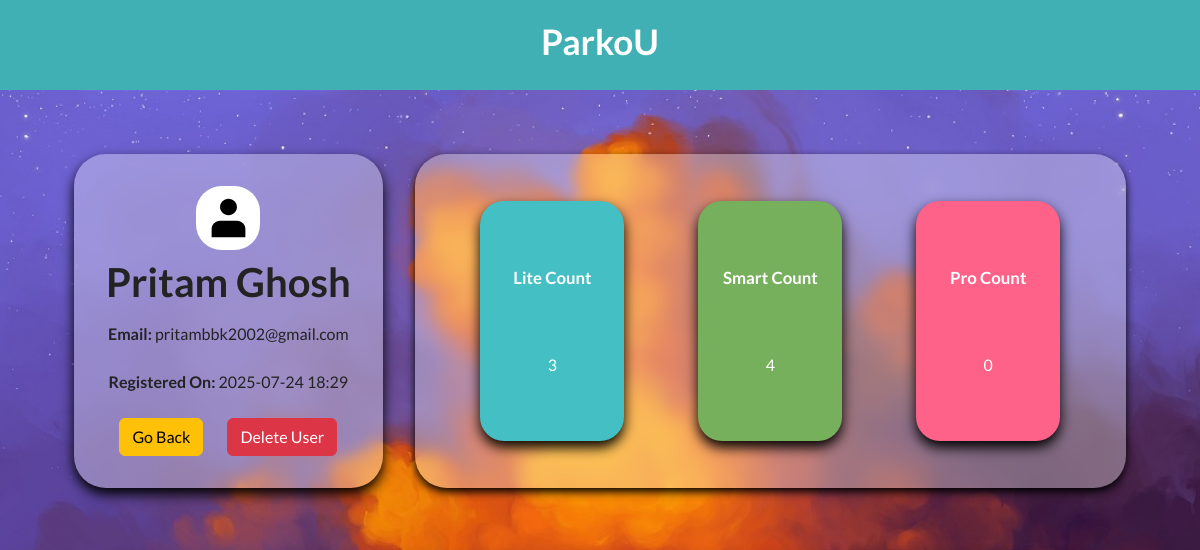
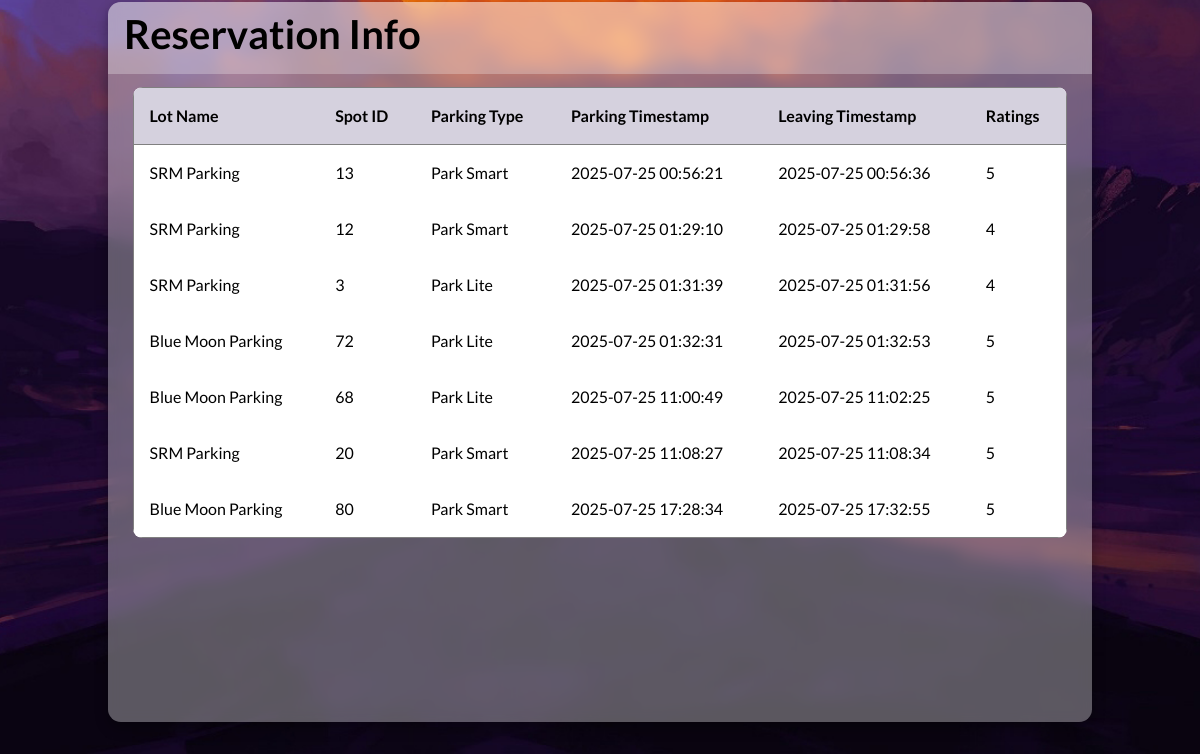
/admin/user/info?email=pritambbk2002@gmail.com (signed in), run on an earlier commit of the app's database (2 pictures, top to bottom).
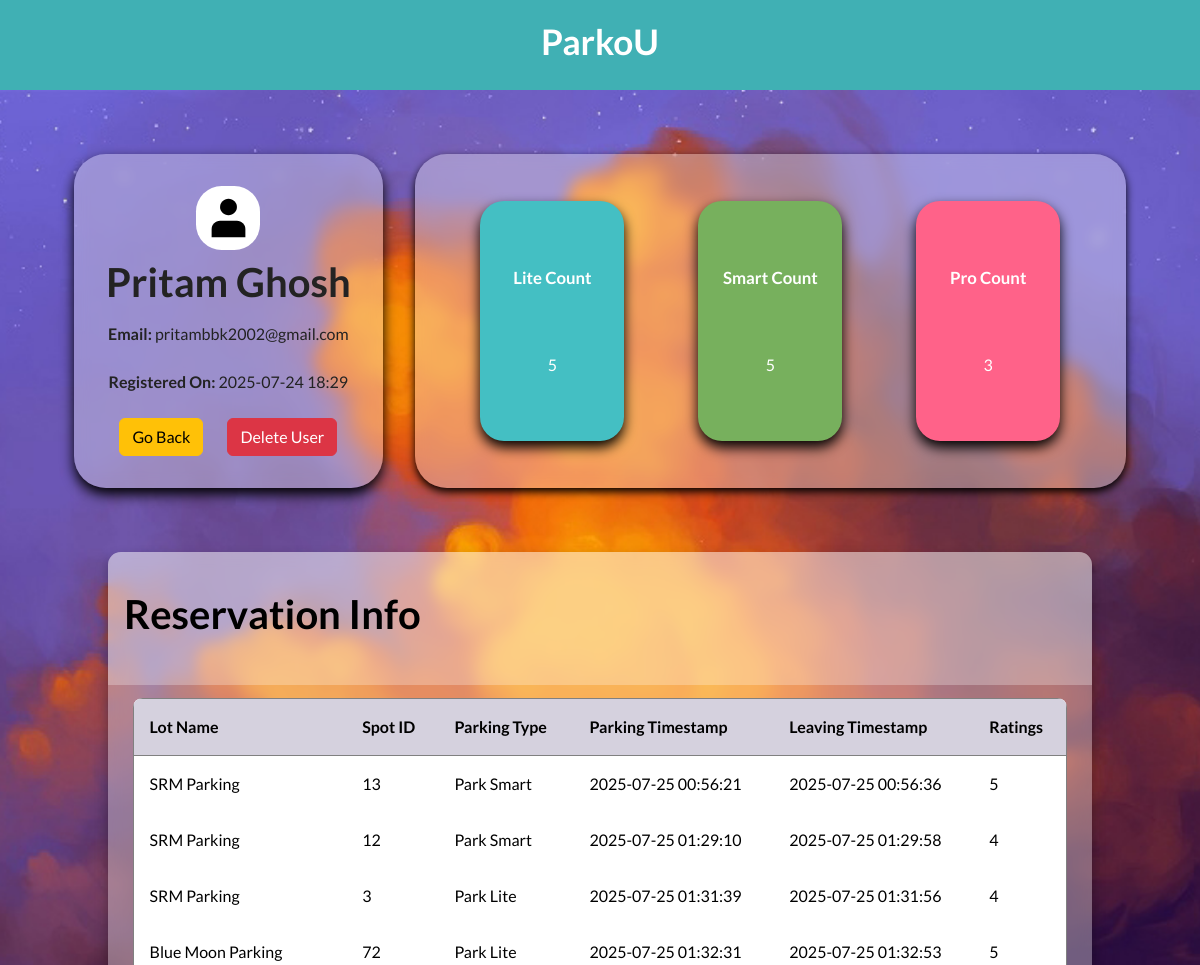
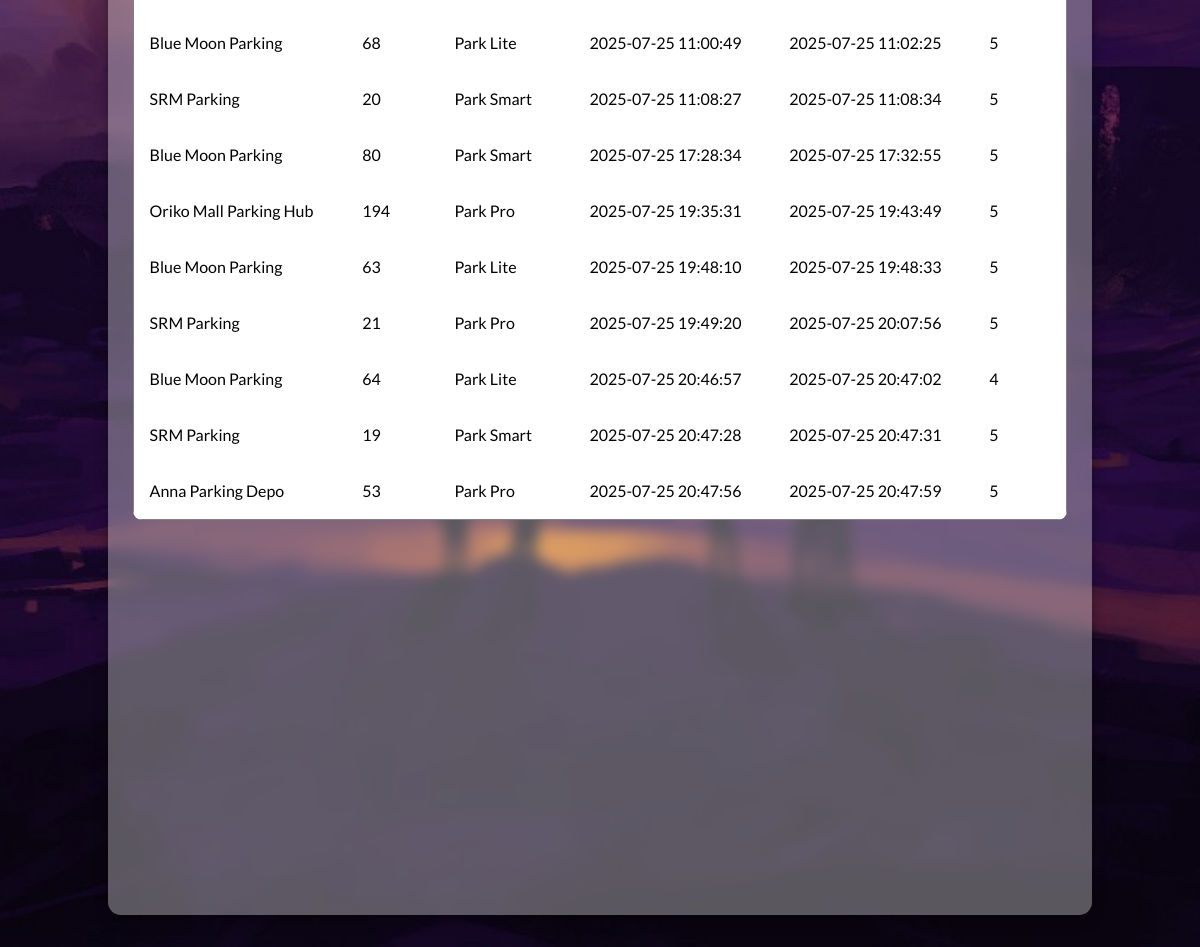
And on a later commit of the database (2 pictures, top to bottom).
### models/models.py (models this page shows, shortened)
class User(db.Model):
    __tablename__="user"
    id = db.Column(db.Integer, primary_key=True)
    fullName = db.Column(db.String(128), nullable = False, unique = False)
    emailId = db.Column(db.String(128), nullable = False, unique = True)
    passhash = db.Column(db.String(128), nullable = False, unique = False)
    is_admin = db.Column(db.Boolean, nullable = False, default = False)
    registered_on = db.Column(db.DateTime, nullable=False, default=datetime.utcnow)
    reservation = db.relationship('Reservation', cascade = "all, delete", passive_deletes = True, back_populates = 'user')
    @property
    def password(self):
        raise AttributeError('Password is secret')

class Reservation(db.Model):
    __tablename__ = "reservation"
    id = db.Column(db.Integer, primary_key = True)
    spotId = db.Column(db.Integer, db.ForeignKey("parkingspot.id", ondelete = "CASCADE"), nullable = False)
    userId = db.Column(db.Integer, db.ForeignKey("user.id", ondelete = "CASCADE"),  nullable = False)
    parkingType = db.Column(db.Integer, nullable = False)
    parkingTimestamp = db.Column(db.String(128))
    leavingTimestamp = db.Column(db.String(128))
    parkingCost = db.Column(db.Integer)
    ratings = db.Column(db.Integer)
    user = db.relationship('User', back_populates='reservation')
    parkingspot = db.relationship('ParkingSpot', back_populates='reservation')

class ParkingLot(db.Model):
    __tablename__ = "parkinglot"
    id = db.Column(db.Integer, primary_key = True)
    lotName = db.Column(db.String(128), nullable = False)
    locationName = db.Column(db.String(128))
    address = db.Column(db.String(512), unique = True, nullable = False)
    pincode = db.Column(db.String(128), unique = True, nullable = False)
    parkLiteCount = db.Column(db.Integer)
    parkSmartCount = db.Column(db.Integer)
    parkProCount = db.Column(db.Integer)
    ratings = db.Column(db.Integer, default = 0)
    parkingspot = db.relationship('ParkingSpot', cascade = "all, delete", passive_deletes = True, back_populates = 'parkinglot')

### controllers/routes.py (the view)
@app.route('/admin/user/info', methods=['GET'])
@admin_required
def admin_user_info():
    email = request.args.get('email')
    if email:
        user = User.query.filter_by(emailId=email).first()
        if user:
            reservations = Reservation.query.filter_by(userId=user.id).all()
            for reservation in reservations:
                if reservation.parkingType == 1:
                    reservation.parkingTypeName = "Park Lite"
                elif reservation.parkingType == 2:
                    reservation.parkingTypeName = "Park Smart"
                elif reservation.parkingType == 3:
                    reservation.parkingTypeName = "Park Pro"
                else:
                    reservation.parkingTypeName = "Unknown"
            lite_count = sum(1 for reservation in reservations if reservation.parkingType == 1)
            smart_count = sum(1 for reservation in reservations if reservation.parkingType == 2)
            pro_count = sum(1 for reservation in reservations if reservation.parkingType == 3)
            return render_template("/after_login_part/admin_side/user_info.html",
                                user=user, reservations=reservations,
                                lite_count=lite_count, smart_count=smart_count, pro_count=pro_count)
        else:
            flash('No user found!', 'danger')
            return redirect(url_for('user_details'))

### controllers/routes.py (called while the page is built)
def admin_required(func):
    @wraps(func)
    def inner(*args,**kwargs):
        if "user_id" not in session:
            return redirect(url_for('login_page'))
        user=User.query.get(session['user_id'])
        if not user.is_admin:
            flash('You are not a authorized personel')
            return redirect(url_for('login_page'))
        return func(*args,**kwargs)
    return inner

### templates/after_login_part/admin_side/user_info.html (shortened to what this page needs)
{% extends "base.html" %}
{% block stylesheet %}
    <link rel="stylesheet" href="/static/css/after_login/admin_side/user_info.css">
{% endblock %}
{% block content %}
<header class="header-content">
    <div class="brand">
        <h4>ParkoU</h4>
    </div>
</header>
<main>
    <div class="container">
        <div class="top-container">
            <div class="left-top">
                <div class="profile-image">
                    <img src="/static/images/user-svgrepo-com.svg" id="profile-image-demo" alt="">
                </div>
                {% if user %}
                    <h1>{{ user.fullName }}</h1>
                    <p><strong>Email:</strong> {{ user.emailId }}</p>
                    <p><strong>Registered On:</strong> {{ user.registered_on.strftime('%Y-%m-%d %H:%M') }}</p>
                {% else %}
                    <h2>No user found with that email.</h2>
                {% endif %}
                <div class="controls">
                    <a href="{{ url_for('user_details') }}">
                        <button class="btn btn-warning">Go Back</button>
                    </a>
                    {% if user %}
                        <form action="{{ url_for('delete_user', user_id = user.id) }}" method="POST" onsubmit="return confirm('Are you sure you want to delete this User?');">
                            <button type="submit" class="btn btn-danger">Delete User</button>
                        </form>
                    {% endif %}
                </div>
            </div>
            <div class="right-top">
                    <div class="cards-container">
                        <div class="cards">
                            <div class="card-head">
                                Lite Count
                            </div>
                            <div class="card-count">
                                {{ lite_count }}
                            </div>
                        </div>
                        <div class="cards">
                            <div class="card-head">Smart Count</div>
                            <div class="card-count">
                                {{ smart_count }}
                            </div>
                        </div>
                        <div class="cards">
                            <div class="card-head">Pro Count</div>
                            <div class="card-count">
                                {{ pro_count }}
                            </div>
                        </div>
                    </div>
                </div>
        </div>
        <div class="bottom-container table" id="customers_table">
            <section class="table__header">
                <h1>Reservation Info</h1>
            </section>
            <section class="table__body">
                <table border="1">
                    <thead>
                            <tr>
                                <th> Lot Name </th>
                                <th> Spot ID </th>
                                <th> Parking Type </th>
                                <th> Parking Timestamp </th>
                                <th> Leaving Timestamp </th>
                                <th> Ratings </th>
                            </tr>
                        </thead>
                        <tbody>
                            {% if reservations %}
                            {% for reservation in reservations %}
                                <tr>
                                <td> {{ reservation.parkingspot.parkinglot.lotName }} </td>
                                <td> {{ reservation.spotId }} </td>
                                <td> {{ reservation.parkingTypeName }} </td>
                                <td>
                                    {{ reservation.parkingTimestamp }}
                                </td>
                                <td>{{ reservation.leavingTimestamp }}</td>
                                <td>{{ reservation.ratings }}</td>
                                </tr>
                            {% endfor %}
                            {% else %}
                                <tr>
                                <td colspan="5"> No Reservation found </td>
                                </tr>
                            {% endif %}
                        </tbody>
                </table>
            </section>
        </div>
    </div>
</main>
{% endblock %}

### templates/base.html (shortened to what this page needs)
<!DOCTYPE html>
<html lang="en">
<head>
    <link rel="stylesheet" href="https://cdnjs.cloudflare.com/ajax/libs/font-awesome/6.7.2/css/all.min.css">
    <link href="https://cdn.jsdelivr.net/npm/bootstrap@5.3.3/dist/css/bootstrap.min.css" rel="stylesheet">
    {% block stylesheet %}
    {% endblock %}
</head>
<body>
    {% block content %}
    {% endblock %}
</body>
</html>

### static/css/after_login/admin_side/user_info.css (style rules this page uses)
:root { --primary-color: #6366f1; --accent-color: #3f83f8; --text-color: #333; --link-color: #fff; --background-color: #40b0b4; --light-grey: #f0f0f0; --grey: #808080; --dark-grey: #555; }
* { margin: 0; padding: 0; box-sizing: border-box; font-family: "Lato", sans-serif; text-decoration: none; text-align: center; }
body { height: 100vh; text-align: center; display: flex; flex-direction: column; }
.header-content { background-color: var(--background-color); display: flex; justify-content: center; align-items: center; position: relative; width: 100%; min-height: 90px; }
.brand h4 { font-size: 2.2rem; font-weight: 600; color: var(--link-color); }
main { background: url('/static/images/html_table.jpg') center / cover no-repeat; }
.container { display: flex; flex-direction: column; justify-content: center; align-items: center; margin-top: 2rem; }
.top-container { display: flex; flex-wrap: wrap; margin: 2rem; padding: 0 2rem; justify-content: center; width: 100%; gap: 2rem; }
.right-top, .left-top { min-height: 20rem; }
.left-top { background-color: #fff5; display: flex; flex-direction: column; flex-wrap: wrap; align-items: center; justify-content: center; padding: 2rem; border-radius: 2rem; gap: 0.5rem; color: #232323; backdrop-filter: blur(7px); box-shadow: 0 0.4rem 0.8rem black; }
.left-top h1 { font-weight: 600; }
.profile-image { height: 4rem; width: 4rem; background-color: white; border-radius: 40%; display: flex; justify-content: center; align-items: center; }
#profile-image-demo { height: 70%; width: 70%; }
.right-top { background-color: #fff5; flex-grow: 1; border-radius: 2rem; backdrop-filter: blur(7px); box-shadow: 0 4px 8px black; }
.cards-container { display: flex; flex-wrap: wrap; justify-content: space-evenly; align-items: center; width: auto; height: 100%; gap: 0.5rem; }
.cards { height: 15rem; width: 9rem; display: flex; flex-direction: column; justify-content: space-evenly; align-items: center; color: #fff; border-radius: 1.5rem; box-shadow: 0 0.4rem 0.8rem black; }
.card-head { font-weight: 550; font-size: 1.05rem; }
.cards:nth-child(1) { background-color: #44bfc3; }
.cards:nth-child(2) { background-color: #77b05d; }
.cards:nth-child(3) { background-color: #ff6289; }
.controls { display: flex; flex-wrap: wrap; margin: auto; gap: 1.5rem; }
.bottom-container { margin: 2rem; }
.bottom-container.table { width: 82vw; height: 90vh; background-color: #fff5; backdrop-filter: blur(7px); box-shadow: 0 .4rem .8rem #0005; border-radius: .8rem; overflow: hidden; }
.table__header { width: 100%; height: 10%; background-color: #fff4; padding: .8rem 1rem; display: flex; justify-content: space-between; align-items: center; }
.table__header h1 { color: Black; font-weight: 600; }
.table__body { width: 95%; max-height: calc(89% - 1.6rem); background-color: #fffb; margin: .8rem auto; border-radius: .6rem; overflow: auto; overflow: overlay; }
table { width: 100%; }
table, th, td { border-collapse: collapse; padding: 1rem; text-align: left; }
thead th { position: sticky; top: 0; left: 0; background-color: #d5d1defe; cursor: pointer; text-transform: capitalize; }

What changed in the data, as far as the page shows it:
added Reservation: parkingspot.parkinglot.lotName "Oriko Mall Parking Hub", spotId "194", parkingTypeName "Park Pro", parkingTimestamp "2025-07-25 19:35:31", leavingTimestamp "2025-07-25 19:43:49", ratings "5"
added Reservation: parkingspot.parkinglot.lotName "Blue Moon Parking", spotId "63", parkingTypeName "Park Lite", parkingTimestamp "2025-07-25 19:48:10", leavingTimestamp "2025-07-25 19:48:33", ratings "5"
added Reservation: parkingspot.parkinglot.lotName "SRM Parking", spotId "21", parkingTypeName "Park Pro", parkingTimestamp "2025-07-25 19:49:20", leavingTimestamp "2025-07-25 20:07:56", ratings "5"
added Reservation: parkingspot.parkinglot.lotName "Blue Moon Parking", spotId "64", parkingTypeName "Park Lite", parkingTimestamp "2025-07-25 20:46:57", leavingTimestamp "2025-07-25 20:47:02", ratings "4"
added Reservation: parkingspot.parkinglot.lotName "SRM Parking", spotId "19", parkingTypeName "Park Smart", parkingTimestamp "2025-07-25 20:47:28", leavingTimestamp "2025-07-25 20:47:31", ratings "5"
added Reservation: parkingspot.parkinglot.lotName "Anna Parking Depo", spotId "53", parkingTypeName "Park Pro", parkingTimestamp "2025-07-25 20:47:56", leavingTimestamp "2025-07-25 20:47:59", ratings "5"
Also different on the page:
{{ lite_count }}: "3" → "5"
{{ smart_count }}: "4" → "5"
{{ pro_count }}: "0" → "3"
